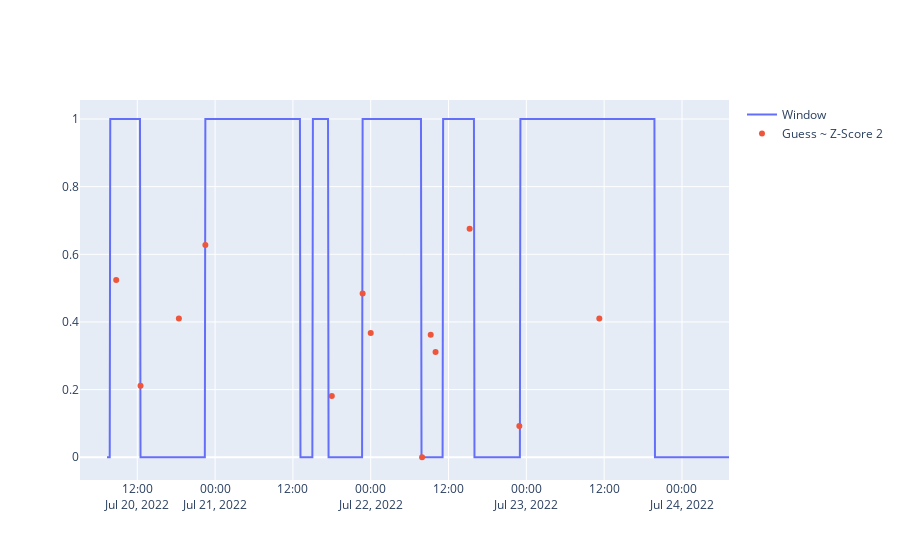

Notebook cell for this chart:
### Code cell
w1 = Window_Detect2(a01)
w1.analyze_window_change(make_sin_smooth)



# w1.plot_analysis_and_distributions()
# w1.plot_zscore()
w1.plot_guesses()

### Figure 1 — Plotly figure (JSON) as saved in the notebook; plotly's stock layout.template omitted (floating-point values rounded to 4 significant figures; data arrays with more than 128 entries replaced by an {"elided": "..."} marker saying what was removed)
{"data": [{"mode": "lines", "name": "Window", "type": "scatter", "x": {"elided": "1152 str values"}, "y": {"elided": "1152 int values"}}, {"mode": "markers", "name": "Guess ~ Z-Score 2", "type": "scatter", "x": ["2022-07-20T08:45:00", "2022-07-20T12:30:00", "2022-07-20T18:25:00", "2022-07-20T22:30:00", "2022-07-21T18:00:00", "2022-07-21T22:45:00", "2022-07-22T00:00:00", "2022-07-22T07:55:00", "2022-07-22T09:15:00", "2022-07-22T10:00:00", "2022-07-22T15:15:00", "2022-07-22T22:55:00", "2022-07-23T11:15:00"], "y": [0.524, 0.2111, 0.4101, 0.6277, 0.1814, 0.4839, 0.3676, 0, 0.3618, 0.3114, 0.6757, 0.09233, 0.4103]}], "layout": {}}
